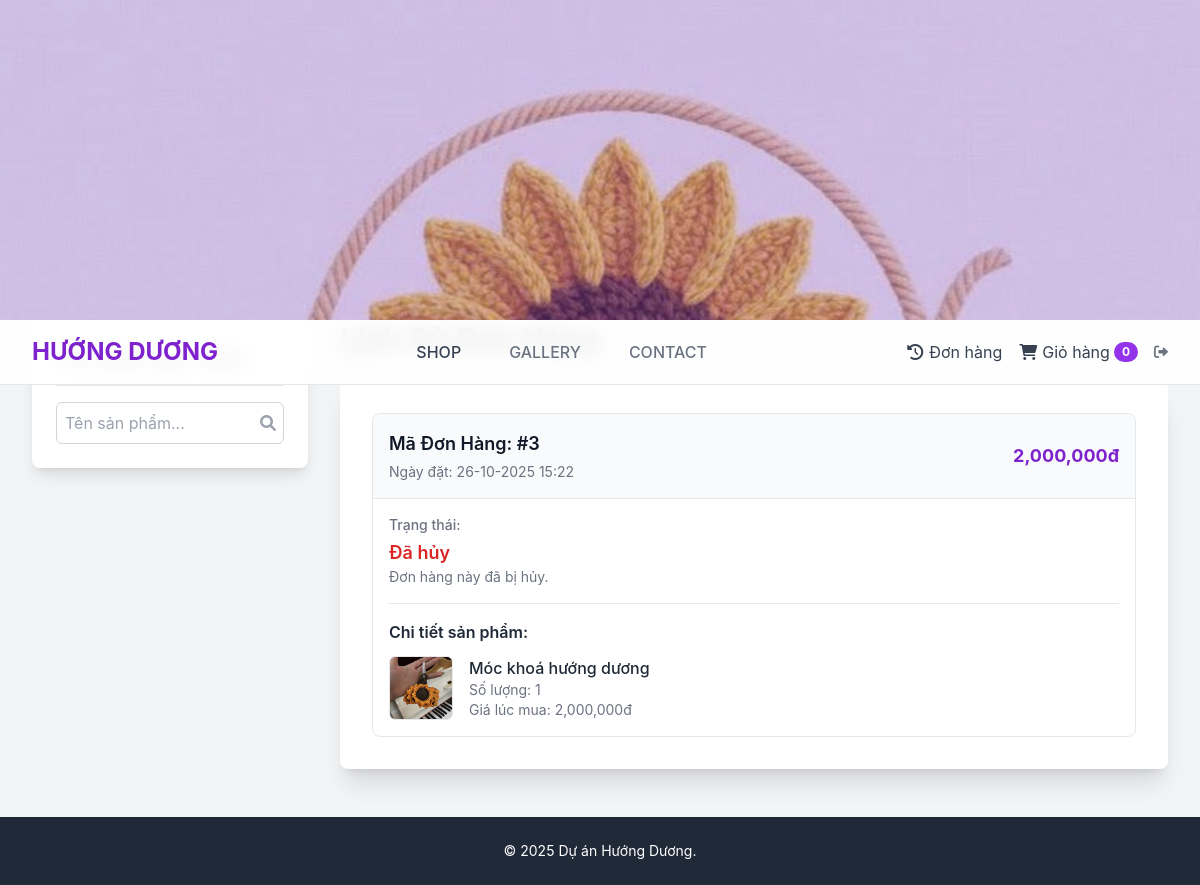
Page /order-history (signed in) on the committed database.
### app.py (models this page shows)
class Order(db.Model):
    id = db.Column(db.Integer, primary_key=True)
    customer_id = db.Column(db.Integer, db.ForeignKey('user.id'), nullable=True)
    customer_name = db.Column(db.String(100), nullable=False)
    customer_phone = db.Column(db.String(20), nullable=False)
    customer_address = db.Column(db.Text, nullable=False)
    total_price = db.Column(db.Float, nullable=False)
    payment_method = db.Column(db.String(50), nullable=False, default='cash')
    status = db.Column(db.String(50), nullable=False, default='pending')
    created_at = db.Column(db.DateTime, nullable=False, default=datetime.datetime.utcnow)
    payment_proof_filename = db.Column(db.String(200), nullable=True)
    items = db.relationship('OrderItem', backref='order', lazy=True, cascade="all, delete-orphan")

class OrderItem(db.Model):
    id = db.Column(db.Integer, primary_key=True)
    order_id = db.Column(db.Integer, db.ForeignKey('order.id'), nullable=False)
    product_id = db.Column(db.Integer, db.ForeignKey('product.id'), nullable=False)
    quantity = db.Column(db.Integer, nullable=False)
    price_at_purchase = db.Column(db.Float, nullable=False)
    product = db.relationship('Product', lazy=True)

class Product(db.Model):
    id = db.Column(db.Integer, primary_key=True)
    name = db.Column(db.String(100), nullable=False)
    price = db.Column(db.Float, nullable=False)
    description = db.Column(db.Text, nullable=True)
    image_filename = db.Column(db.String(200), nullable=True)
    stock_quantity = db.Column(db.Integer, nullable=False, default=0)

### app.py (the view)
@shop_bp.route('/order-history')
@customer_required
def order_history_page():
    customer_id = session.get('user_id')
    orders = db.session.query(Order).options(
        db.joinedload(Order.items).joinedload(OrderItem.product)
    ).filter_by(customer_id=customer_id).order_by(Order.created_at.desc()).all()
    return render_template('order_history.html', orders=orders)

### app.py (called while the page is built)
def customer_required(f):
    @wraps(f)
    def decorated_function(*args, **kwargs):
        if 'user_id' not in session:
            flash("Bạn cần đăng nhập để xem trang này.", "error")
            return redirect(url_for('quanlybanhang.show_login_page'))
        if session.get('is_admin'):
            flash("Trang này chỉ dành cho khách hàng.", "error")
            return redirect(url_for('shop.show_shop_page'))
        return f(*args, **kwargs)
    return decorated_function

@shop_bp.context_processor
def inject_cart_info():
    cart = session.get('cart', {})
    cart_total_items = sum(int(q) for q in cart.values())
    return dict(cart_total_items=cart_total_items)

### templates/order_history.html (shortened to what this page needs)
{% extends "shop_base.html" %}
{% block content %}
    <h1 class="text-3xl font-bold text-gray-900 mb-6">Lịch Sử Đơn Hàng</h1>
    <div class="bg-white p-8 rounded-lg shadow-xl">
        {% if orders %}
        <div class="space-y-6">
            {% for order in orders %}
            <div class="border border-gray-200 rounded-lg overflow-hidden">
                <div class="bg-gray-50 p-4 flex flex-col sm:flex-row justify-between items-start sm:items-center border-b">
                    <div class="space-y-1">
                        <h2 class="text-lg font-semibold text-gray-900">Mã Đơn Hàng: #{{ order.id }}</h2>
                        <p class="text-sm text-gray-500">Ngày đặt: {{ order.created_at.strftime('%d-%m-%Y %H:%M') }}</p>
                    </div>
                    <div class="mt-3 sm:mt-0">
                        <span class="text-lg font-bold text-purple-700">{{ "{:,.0f}đ".format(order.total_price) }}</span>
                    </div>
                </div>
                <div class="p-4">
                    <div class="mb-4">
                        <h3 class="text-sm font-medium text-gray-500 mb-1">Trạng thái:</h3>
                        {% if order.status == 'pending' %}
                            <p class="text-lg font-semibold text-yellow-600">Đang chờ xác nhận</p>
                        {% elif order.status == 'confirmed' %}
                            <p class="text-lg font-semibold text-green-600">Đã xác nhận</p>
                            <p class="text-sm text-gray-500">Đơn hàng của bạn đã được xác nhận và đang được chuẩn bị.</p>
                        {% elif order.status == 'shipped' %}
                            <p class="text-lg font-semibold text-blue-600">Đang chuyển hàng</p>
                            <p class="text-sm text-gray-500">Đơn hàng đang trên đường giao đến bạn.</p>
                        {% elif order.status == 'delivered' %}
                            <p class="text-lg font-semibold text-gray-700">Đã giao thành công</p>
                            <p class="text-sm text-gray-500">Cảm ơn bạn đã mua hàng!</p>
                        {% elif order.status == 'rejected' %}
                            <p class="text-lg font-semibold text-red-600">Đã hủy</p>
                            <p class="text-sm text-gray-500">Đơn hàng này đã bị hủy.</p>
                        {% endif %}
                    </div>
                    <hr class="my-4">
                    <h4 class="text-md font-semibold text-gray-800 mb-3">Chi tiết sản phẩm:</h4>
                    <div class="space-y-3">
                        {% for item in order.items %}
                        <div class="flex items-center space-x-4">
                            {% if item.product %}
                            <img src="{{ url_for('quanlybanhang.serve_product_upload', filename=item.product.image_filename) }}"
                                 alt="{{ item.product.name }}"
                                 class="w-16 h-16 rounded-md object-cover border">
                            <div>
                                <p class="font-medium text-gray-800">{{ item.product.name }}</p>
                                <p class="text-sm text-gray-500">Số lượng: {{ item.quantity }}</p>
                                <p class="text-sm text-gray-500">Giá lúc mua: {{ "{:,.0f}đ".format(item.price_at_purchase) }}</g></p>
                            </div>
                            {% else %}
                            <div class="w-16 h-16 rounded-md bg-gray-100 flex items-center justify-center">
                                <i class="fas fa-image text-gray-400"></i>
                            </div>
                            <p class="text-gray-500 italic">Sản phẩm đã bị xóa</p>
                            {% endif %}
                        </div>
                        {% endfor %}
                    </div>
                </div>
            </div>
            {% endfor %}
        </div>
        {% endif %}
    </div>
{% endblock %}

### templates/shop_base.html (style rules this page uses)
body { font-family: 'Inter', sans-serif; background-color: #f4f4f5; }

### rows in the picture
Order: id "3", created_at "26-10-2025 15:22", total_price "2,000,000đ", status "Đã hủy"
OrderItem: image_filename (picture), product.name "Móc khoá hướng dương", quantity "1", price_at_purchase "2,000,000đ"

### other values in the picture
{{ cart_total_items }} "0"
